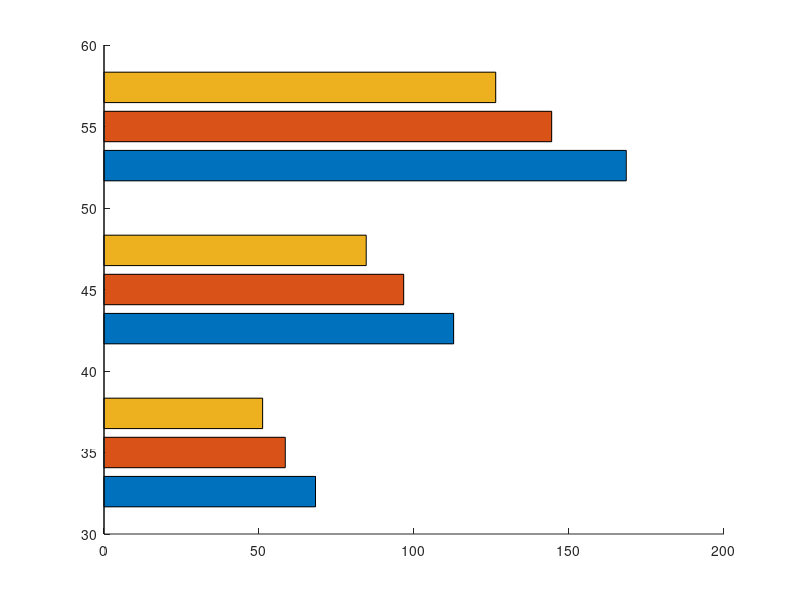

Reproduce this figure in MATLAB. (Note: this script raises an error after producing the figure.)
clear; clc;

%% =============================
% INPUTS
%% =============================
speeds_mph = [35 45 55];

speeds_fps = speeds_mph * 1.467;

PRT = 2.4;                    % perception-reaction time (sec)
friction = [0.80 0.70 0.60];  % BEST -> WORST
g = 32.2;                     % gravity (ft/s^2)

% Pedestrian exposure time (sec)
ped_exposure_time = 0.7;



% Available distance during pedestrian exposure
available_dist = speeds_fps .* ped_exposure_time;

%% =============================
% CALCULATIONS
%% =============================
total_dist = zeros(length(speeds_mph), length(friction));

for i = 1:length(speeds_fps)

    v = speeds_fps(i);
   

    for j = 1:length(friction)

        f = friction(j);

        braking_dist = (v^2) / (2 * g * f);

        total_dist(i,j) = braking_dist;

    end
end

%% =============================
% REVERSE ORDER FOR PLOTTING
% Highest friction appears at top
%% =============================
plot_friction = friction(end:-1:1);
plot_dist = total_dist(:,end:-1:1);

%% =============================
% PLOT
%% =============================
figure;
hold on;

b = barh(speeds_mph, plot_dist, 'grouped');

%% =============================
% BAR COLORS
% Green (best) -> Yellow -> Red (worst)
%% =============================
nFric = length(plot_friction);

fricColors = [ ...
    linspace(1.00,0.15,nFric)' ...
    linspace(0.15,0.75,nFric)' ...
    zeros(nFric,1)];

for j = 1:nFric
    b(j).FaceColor = fricColors(j,:);
end

%% =============================
% AXES
%% =============================
set(gca,'YTick',speeds_mph);

if length(speeds_mph) > 1
    speedSpacing = min(diff(sort(speeds_mph)));
else
    speedSpacing = 10;
end

ylim([ ...
    min(speeds_mph)-0.6*speedSpacing ...
    max(speeds_mph)+0.6*speedSpacing]);

xlabel('Distance (ft)', ...
    'FontSize',12,'FontWeight','bold');

ylabel('Vehicle Speed (mph)', ...
    'FontSize',12,'FontWeight','bold');

title(sprintf('Braking Distance'), ...
    'FontSize',13,'FontWeight','bold');

grid on;
box on;

%% =============================
% FINAL FORMATTING
%% =============================
set(gca,'FontSize',11);

set(gcf,'Position',[100 100 1100 650]);

xlim([0 max(total_dist(:))*1.25]);

%% =============================
% AVAILABLE DISTANCE LINES
% Full-height lines
%% =============================
lineColors = lines(length(speeds_mph));

yl = ylim;

line_handles = gobjects(length(speeds_mph),1);

for i = 1:length(speeds_mph)

    line_handles(i) = line( ...
        [available_dist(i) available_dist(i)], ...
        yl, ...
        'Color',lineColors(i,:), ...
        'LineStyle','--', ...
        'LineWidth',2);

end


%% =============================
% LEGEND (AUTO)
%% =============================
friction_labels = arrayfun( ...
    @(f) sprintf('f = %.2f',f), ...
    plot_friction, ...
    'UniformOutput',false);

distance_labels = arrayfun( ...
    @(s) sprintf('Available Distance @ %d mph',s), ...
    speeds_mph, ...
    'UniformOutput',false);

legend([b(:); line_handles], ...
       [friction_labels distance_labels], ...
       'Location','eastoutside');

hold off;

%% =============================
% EXPORT
%% =============================
saveas(gcf,'StoppingDistance_Parametric_Final.png');
